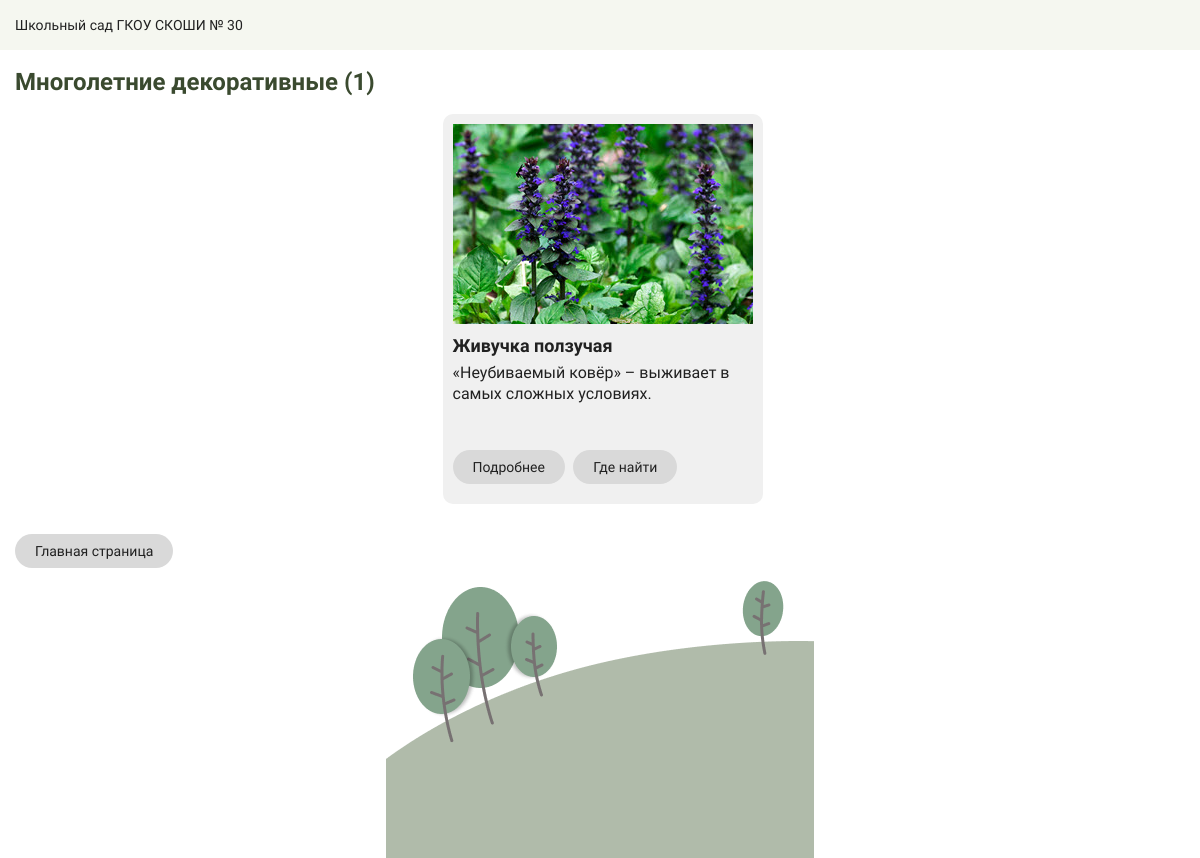
Page /plants/category/herb_perennial_ornamental/ on the earlier database version.
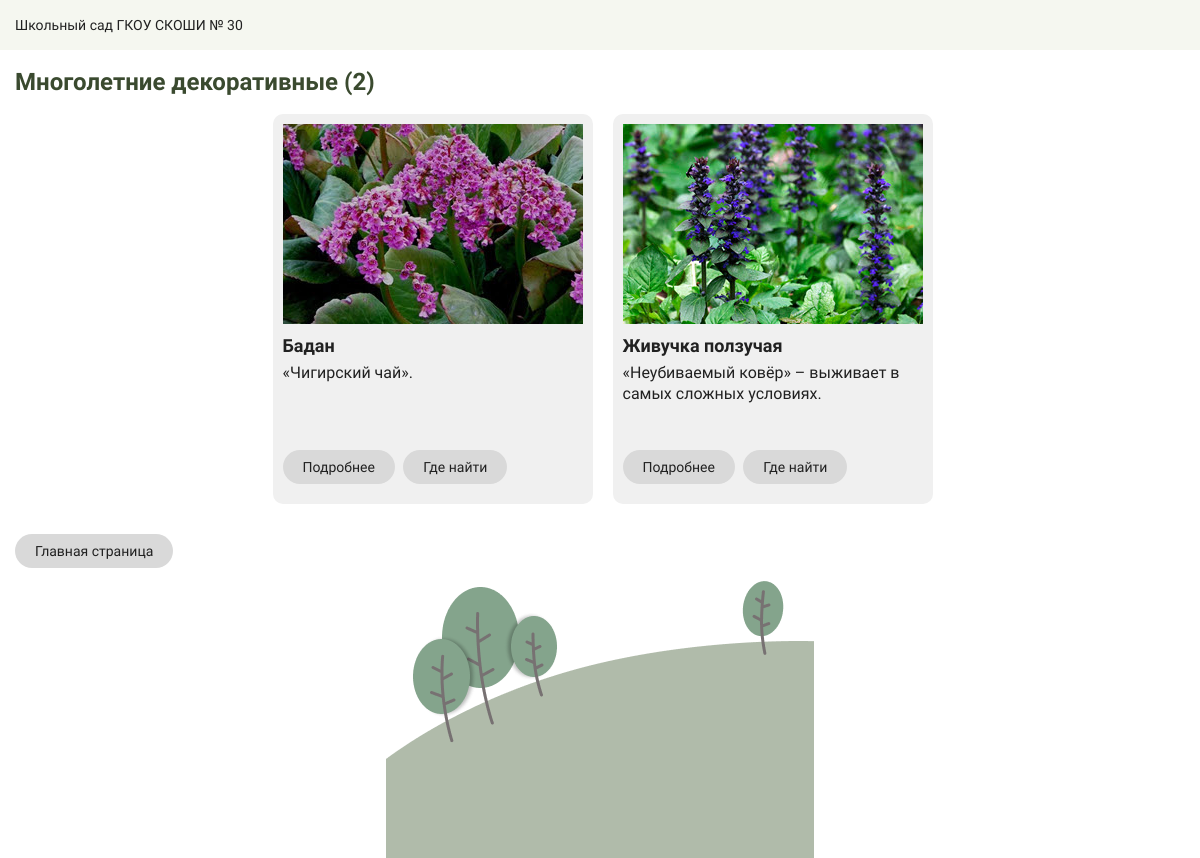
Same page on the later database version.
### garden/models.py (models this page shows, shortened)
class Plant(db.Model):
    __tablename__ = 'plants'
    id = db.Column(db.Integer, primary_key=True)
    name = db.Column(db.String(100), unique=True, nullable=False)
    category = db.Column(db.Enum(Category), nullable=False)
    code = db.Column(db.String(10), unique=True, nullable=False)
    intro = db.Column(db.String(300), unique=True, nullable=False)
    thumbnail = db.Column(db.String(100), nullable=False, default='default.jpg')
    location = db.Column(db.Enum(Location), nullable=False, default=Location.unknown)
    display = db.Column(db.Enum(Display), nullable=False, default=Display.disabled)
    status = db.Column(db.Enum(Status), nullable=False, default=Status.CREATED)
    timestamp = db.Column(db.DateTime(), default=datetime.now)
    articles = db.relationship('Article', backref='plant', lazy='dynamic', cascade='all, delete-orphan')

### garden/routes.py (the view)
@app.route('/plants/category/<category_name>/')
def show_category(category_name):
    plants = services.get_category_plants_for_render(category_name)
    return render_template('category.html',
                           category_title=Category[category_name].value['title'],
                           plants=plants,
                           quantity=services.get_quantity_categories()[category_name],
                           settings=settings)

### garden/services.py (called while the page is built)
def get_category_plants_for_render(category_name):
    plants = Plant.query.filter(Plant.category == category_name,
                                Plant.status != 'DELETED',
                                Plant.display == 'enabled').all()
    return plants

def get_quantity_categories():
    dict = {}
    for cat in Category:
        quantity = Plant.query.filter(Plant.category == cat.name,
                                Plant.status != 'DELETED',
                                Plant.display == 'enabled').count()
        dict[cat.name] = quantity
    return dict

### garden/templates/category.html
{% extends 'base.html' %}
{% block main %}
<div class="subtitle">
    <h2 class="montserrat-alternates-semibold">{{ category_title }} ({{ quantity }})</h2>
</div>
<section class="card-container">
    {% for plant in plants %}
    <div class="card">
        <img class="card-img" src="{{ url_for('send_file', filename=plant.thumbnail) }}" alt="Image">
        <div class="card-content">
            <h3 class="montserrat-alternates-semibold">{{ plant.name }}</h3>
            <p class="source-sans-3-400">{{ plant.intro }}</p>
            <div class="button-container">
                <a href="{{ url_for('show_plant', plant_id=plant.id) }}" class="card-button">
                    <span class="montserrat-alternates-medium">{{ settings['details_name'] }}</span>
                </a>
                <a href="{{ url_for('show_map', plant_id=plant.id) }}" class="card-button">
                    <span class="montserrat-alternates-medium">{{ settings['location_name'] }}</span>
                </a>
            </div>
        </div>
    </div>
    {% endfor %}
</section>
<nav class="nav-buttons">
        <a href="{{ url_for('index') }}" class="nav-button">
            <span class="montserrat-alternates-medium">{{ settings['home_name'] }}</span>
        </a>
</nav>
{% endblock %}

### garden/templates/base.html (shortened to what this page needs)
<!doctype html>
<html lang="ru">
<head>
  <link rel="stylesheet" href="{{ url_for('static', filename='css/normalize.css') }}">
  <link rel="stylesheet" href="{{ url_for('static', filename='css/reset.css') }}">
  <link rel="stylesheet" href="{{ url_for('static', filename='css/main.css') }}">
  <link rel="stylesheet" href="{{ url_for('static', filename='css/fonts.css') }}">
</head>
<body>
  <img src="{{ url_for('static', filename='footer-bg.png') }}" alt="Image-footer" class="bottom-image">
<header>
  <p class="header-text source-sans-3-400">{{ settings['site_header'] }}</p>
</header>
<main class="main">
  {% block main %}{% endblock %}
</main>
<footer class="footer source-sans-3-400">
</footer>
</body>
</html>

### garden/static/css/main.css (style rules this page uses)
body { position: relative; min-height: 100vh; }
.bottom-image { position: absolute; bottom: 0; left: 50%; transform: translateX(-50%); max-width: 100%; }
header { height: 50px; line-height: 50px; background-color: #F5F7F0; padding-left: 15px; margin-bottom: 20px; }
header p { display: inline-block; white-space: nowrap; overflow: hidden; font-size: 14px; color: #212121; }
main { padding: 0 10px 0 15px; text-align: left; font-size: 14px; color: #212121; }
.footer { padding-left: 15px; font-size: 14px; color: #212121; height: 280px; }
.subtitle { font-size: 24px; color: #3A4A2F; margin-bottom: 10px; }
.card-container { display: flex; justify-content: center; flex-wrap: wrap; margin-bottom: 20px; }
.card { width: 320px; height: 380px; background-color: #f0f0f0; border-radius: 10px; overflow: hidden; margin: 10px; padding-top: 10px; position: relative; text-align: center; }
.card img { width: 300px; height: auto; }
.card-content { padding: 10px; text-align: left; }
.card-content h3 { font-size: 18px; margin-bottom: 8px; }
.card-content p { font-size: 16px; line-height: 1.3; }
.card-button { display: inline-flex; align-items: center; gap: 10px; padding: 10px 10px; background: #d9d9d9; color: #212121; text-decoration: none; border-radius: 20px; transition: background 0.3s; margin: 0 5px 10px 0; }
.card-button span { padding-right: 10px; padding-left: 10px; font-size: 14px; }
.button-container { position: absolute; bottom: 10px; }
.nav-button { display: inline-flex; align-items: center; gap: 10px; padding: 10px 10px; background: #d9d9d9; color: #212121; text-decoration: none; border-radius: 20px; transition: background 0.3s; margin: 0 10px 10px 0; }
.nav-button span { padding: 0 10px 0 10px; font-size: 14px; }

Differences in the rows shown:
added Plant: thumbnail (picture), name "Бадан", intro "«Чигирский чай».", details_name "Подробнее", location_name "Где найти"
Other differences:
{{ quantity }}: "1" → "2"
